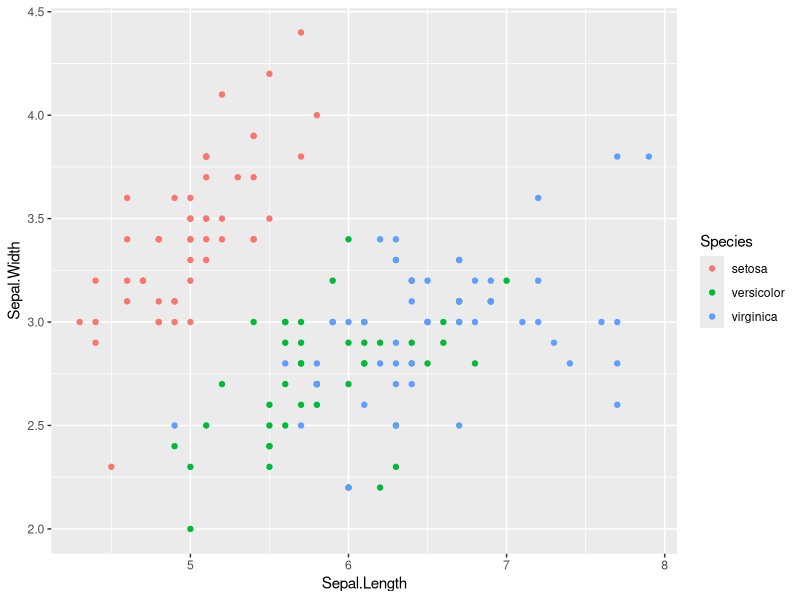
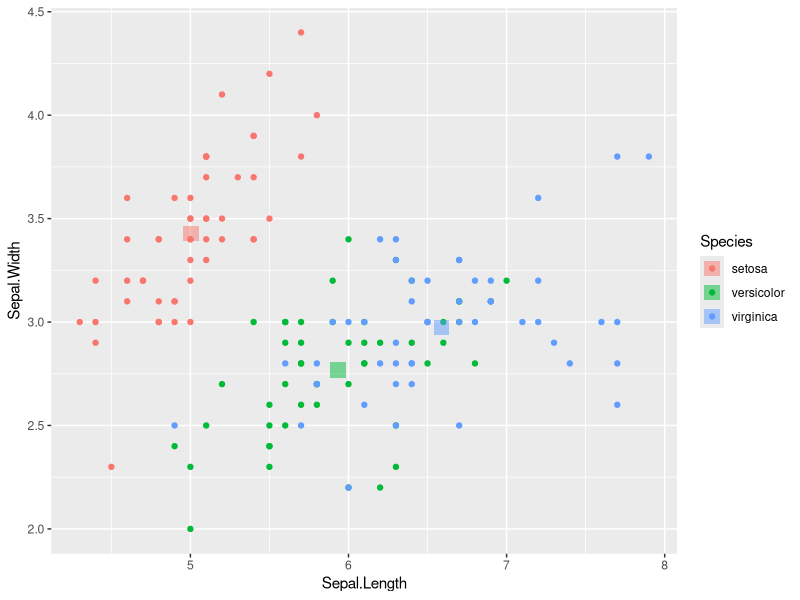
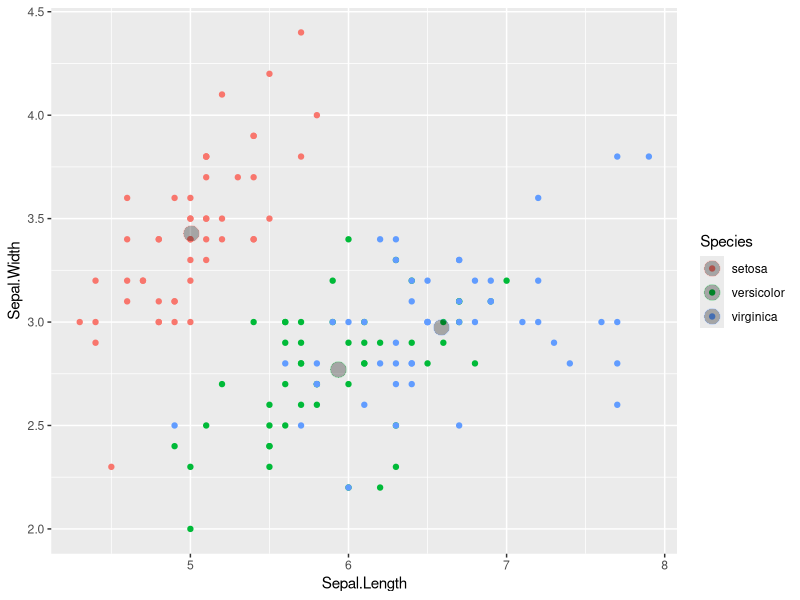
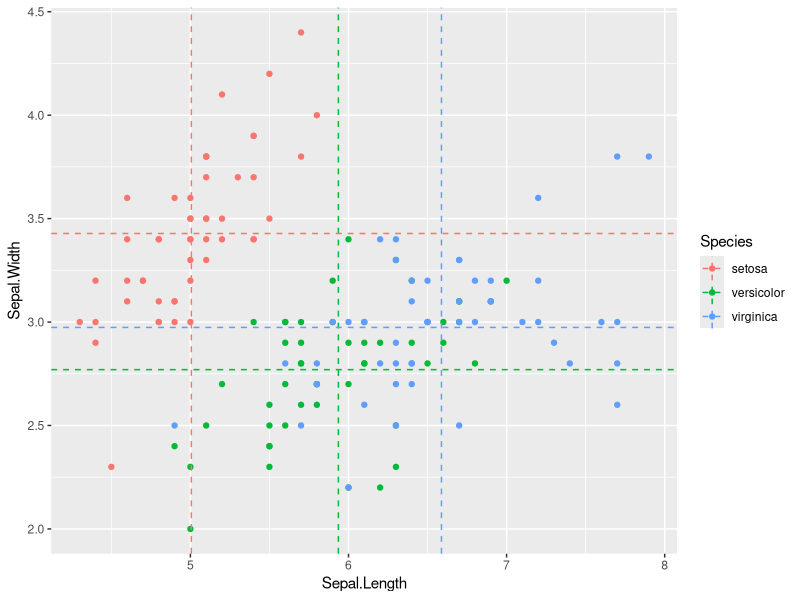
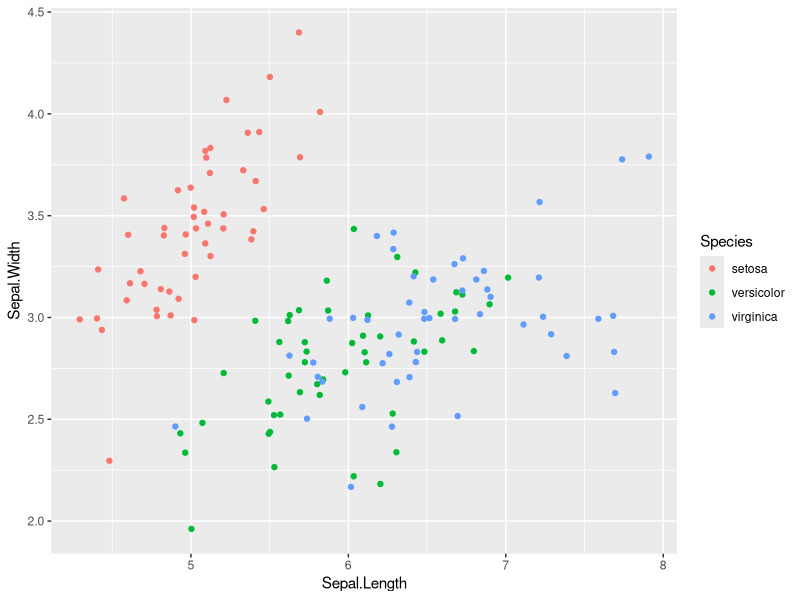
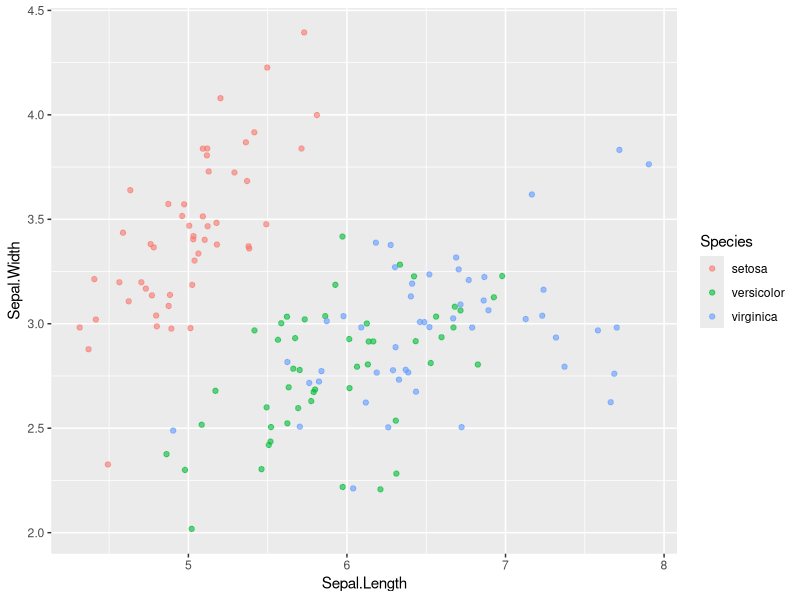
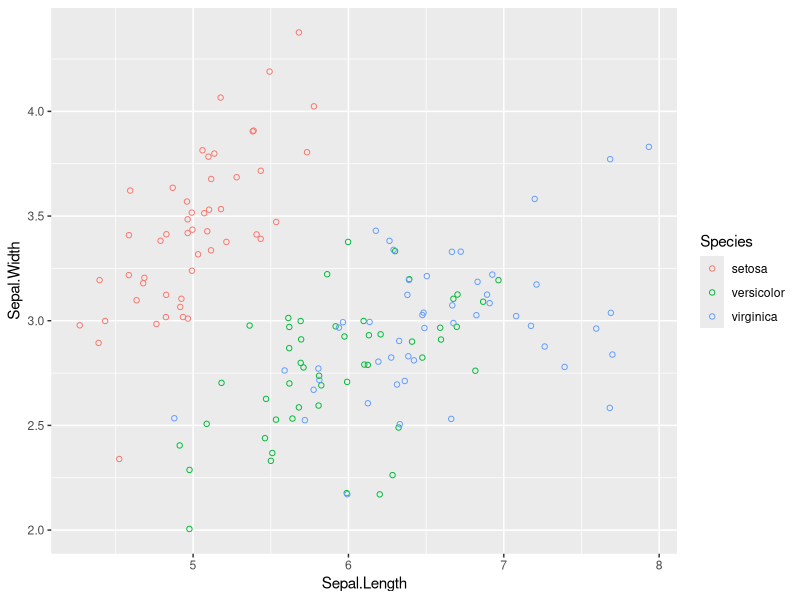
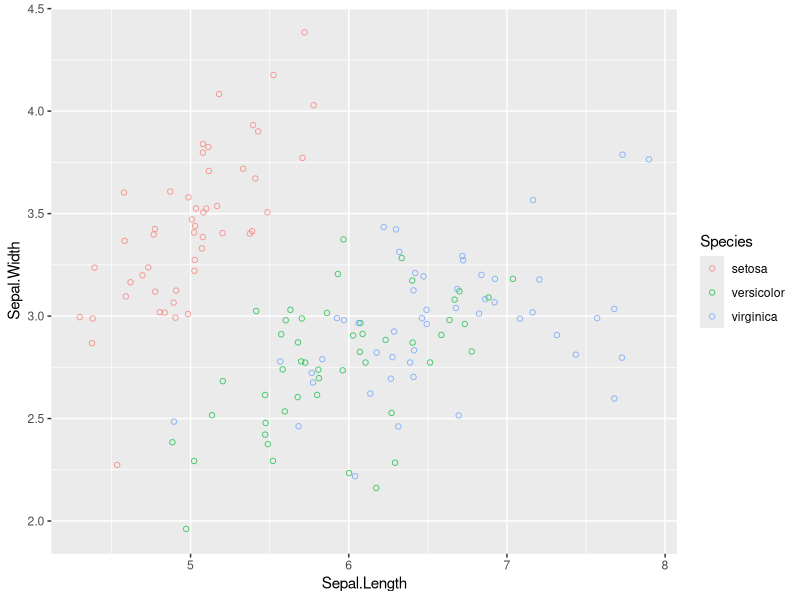

These figures' R source, in order:
library(ggplot2)
## 37 different geometries are available
## 3 most important ones:
##   scatter plots: points, jitter, ablines
##   bar plots: histogram, bar, error bar
##   line plots

## geom_ all have specific aesthetic mappings
##   e.g. geom_point() needs an x and y
##   optional: alpha, colour, fill, shape, size
##   aes() inside geom:
ggplot(iris, aes(Sepal.Length, Sepal.Width)) +
    geom_point(aes(col=Species))        # same as if col were in ggplot part
iris.root <- ggplot(iris, aes(Sepal.Length, Sepal.Width, col=Species))
iris.base <- iris.root + geom_point()
## data layer inside geom:
#detach("package:dplyr", unload=TRUE)
#detach("package:tidyr", unload=TRUE)

str(iris)
## aggregate:             dataset,   list of by,         function
iris.summary <- aggregate(iris[1:4], list(iris$Species), mean)
names(iris.summary)[1] <- "Species"     # from Group.1
str(iris.summary)
print(iris.summary)

## applying the second layer:
iris.base + geom_point(data=iris.summary, shape =15, size = 5,alpha = 0.5)
## colour is inherited

## another variation:
iris.base + geom_point(data=iris.summary, shape = 21, size = 5,
                       fill = "#00000000",alpha = 0.3) # shape is inherited

## crosshairs (to show the average):
iris.base +
    geom_vline(data = iris.summary,
               aes(xintercept = Sepal.Length, col=Species),
               lty=2) +
    geom_hline(data = iris.summary,
               aes(yintercept = Sepal.Width, col=Species),
               lty=2)
## note: the statistics layer can take care of it much better

## jitter
iris.root + geom_jitter()               # basic
iris.root + geom_jitter(alpha = 0.6)    # shading
iris.root + geom_jitter(shape = 1)      # using circles
iris.root + geom_jitter(alpha = 0.7, shape = 1) # both
iris.root + geom_jitter(alpha = 0.7, shape = 13) # another shape

## shape, size, and colour could be a great help with large data sets

ggplot(diamonds, aes(carat, price)) +
    geom_point(alpha = 0.3, shape = ".")
ggplot(diamonds, aes(carat, price, col=color)) +
    geom_point(alpha = 0.3)
str(diamonds)
## some quick analytics:
plot(carat ~ color, data=diamonds)
plot(price ~ color, data=diamonds)
plot(price ~ carat, data=diamonds, pch=".")
plot(price ~ carat, data=diamonds, pch=".", col=color)

## further exercises:
str(mtcars)
mtcars$cyl = factor(mtcars$cyl)
mtcars.root <- ggplot(mtcars, aes(cyl,wt))
mtcars.root + geom_point()              # lines
mtcars.root + geom_jitter()             # too much jitter
mtcars.root + geom_jitter(width=0.1)    # much better
mtcars.root + geom_jitter(width=0.2)
mtcars.root + geom_jitter(width=0.5)    # it depends

if (!require(car)) install.packages("car")
library(car)
data()
dim(Vocab)

# Examine the structure of Vocab
str(Vocab)

## not much, because both are discrete
ggplot(Vocab,aes(education,vocabulary)) + geom_point()

## better, but too blotty:
ggplot(Vocab,aes(education,vocabulary)) + geom_jitter()

## even better, but still too blotty
ggplot(Vocab,aes(education,vocabulary)) + geom_jitter(alpha=0.2)

## perhaps the best output
ggplot(Vocab,aes(education,vocabulary)) + geom_jitter(alpha=0.2,shape=1)

## quite good too:
ggplot(Vocab,aes(education,factor(vocabulary))) + geom_jitter(shape=".")

## basic plot's box plot is not bad either:
plot(vocabulary ~ factor(education), data=Vocab)
## the other way around:
plot(education ~ factor(vocabulary), data=Vocab)
## the double factor:
plot(factor(education) ~ factor(vocabulary), data=Vocab)
plot(factor(vocabulary) ~ factor(education), data=Vocab, col=vocabulary)

plot(factor(education) ~ vocabulary, data=Vocab, col=factor(education))
